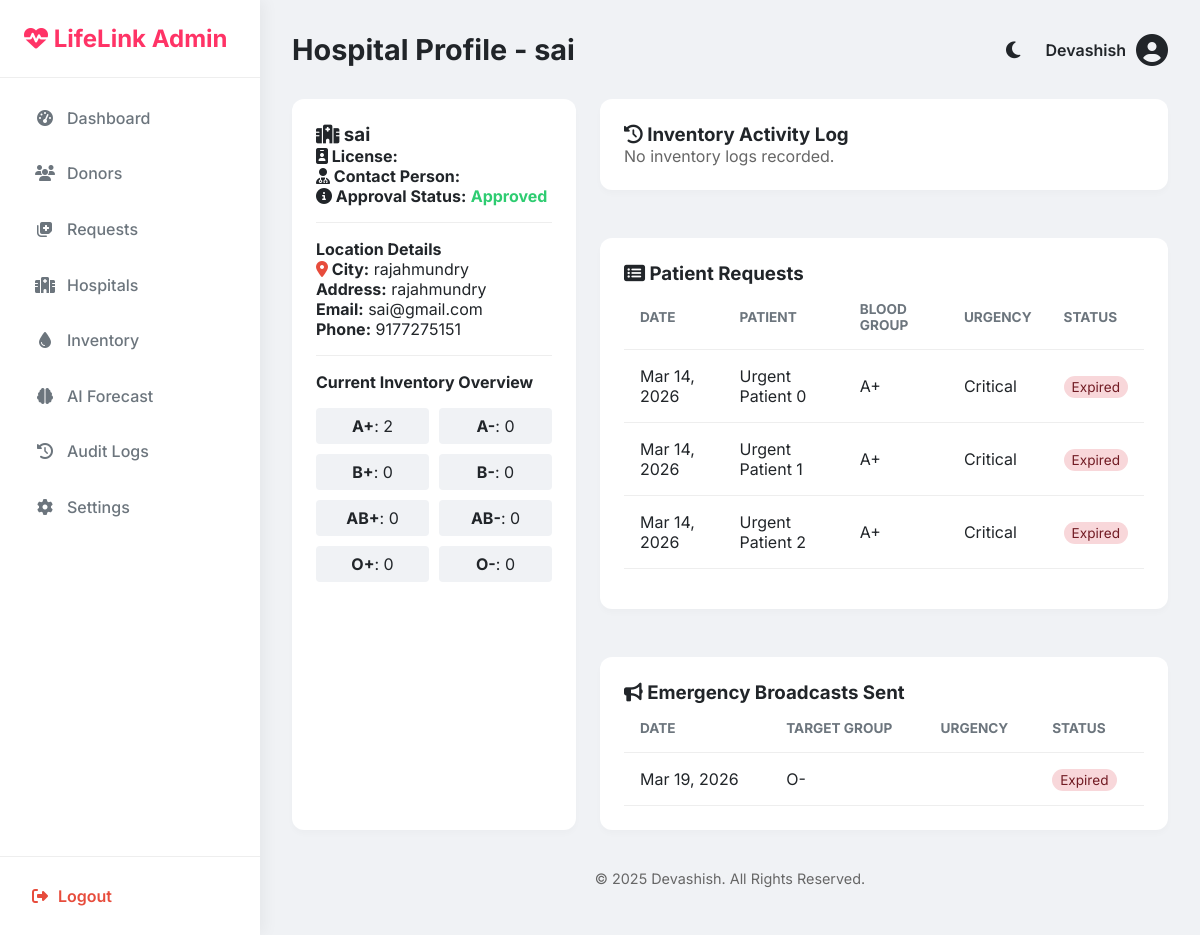
The app's page /admin/hospital/1 (signed in) with its own data.
### models.py (models this page shows, shortened)
class Hospital(UserMixin, db.Model):
    __tablename__ = 'hospitals'
    id = db.Column(db.Integer, primary_key=True)
    name = db.Column(db.String(100), nullable=False)
    email = db.Column(db.String(100), unique=True, nullable=True)
    password_hash = db.Column(db.String(200), nullable=True)
    city = db.Column(db.String(50), nullable=False)
    address = db.Column(db.String(255), nullable=False)
    mobile_number = db.Column(db.String(20), unique=True, nullable=False)
    latitude = db.Column(db.Float, nullable=True)
    longitude = db.Column(db.Float, nullable=True)
    blood_stock = db.Column(db.JSON, default={})
    is_approved = db.Column(db.Boolean, default=True)

class Admin(UserMixin, db.Model):
    __tablename__ = 'admins'
    id = db.Column(db.Integer, primary_key=True)
    username = db.Column(db.String(50), unique=True, nullable=False)
    password_hash = db.Column(db.String(200), nullable=False)
    role = db.Column(db.String(20), default='SuperAdmin')

class User(UserMixin, db.Model):
    __tablename__ = 'users'
    id = db.Column(db.Integer, primary_key=True)
    full_name = db.Column(db.String(100), nullable=False)
    email = db.Column(db.String(100), nullable=True) # Optional for existing users
    mobile_number = db.Column(db.String(15), unique=True, nullable=False)
    password_hash = db.Column(db.String(200), nullable=False)
    blood_group = db.Column(db.String(5), nullable=False)
    age = db.Column(db.Integer, nullable=False)
    city = db.Column(db.String(50), nullable=False)
    latitude = db.Column(db.Float, nullable=False)
    longitude = db.Column(db.Float, nullable=False)
    language = db.Column(db.String(10), default='en')
    bp = db.Column(db.Boolean, default=False)
    sugar = db.Column(db.Boolean, default=False)
    heart_disease = db.Column(db.Boolean, default=False)
    asthma = db.Column(db.Boolean, default=False)
    smoking = db.Column(db.Boolean, default=False)
    drinking = db.Column(db.Boolean, default=False)
    gender = db.Column(db.String(10), default='Male')
    weight = db.Column(db.Float, nullable=True)
    hemoglobin = db.Column(db.Float, nullable=True)
    pulse_rate = db.Column(db.Integer, nullable=True)
    systolic_bp = db.Column(db.Integer, nullable=True)
    diastolic_bp = db.Column(db.Integer, nullable=True)
    sugar_level = db.Column(db.Integer, nullable=True) # mg/dL
    is_pregnant = db.Column(db.Boolean, default=False)
    is_breastfeeding = db.Column(db.Boolean, default=False)
    menstrual_cycle_safe = db.Column(db.Boolean, default=True)
    last_donation_date = db.Column(db.Date, nullable=True)
    is_available = db.Column(db.Boolean, default=True)
    is_approved = db.Column(db.Boolean, default=True) # Admin approval
    qr_code_data = db.Column(db.String(500), nullable=True) # Data for QR ID
    created_at = db.Column(db.DateTime, default=datetime.utcnow)
    last_active = db.Column(db.DateTime, nullable=True)
    is_online = db.Column(db.Boolean, default=False)
    failed_login_attempts = db.Column(db.Integer, default=0)
    is_locked = db.Column(db.Boolean, default=False)
    reputation_score = db.Column(db.Float, default=100.0) # 0-100
    risk_score = db.Column(db.Float, default=0.0)

class BloodRequest(db.Model):
    __tablename__ = 'blood_requests'
    id = db.Column(db.Integer, primary_key=True)
    requester_id = db.Column(db.Integer, db.ForeignKey('users.id'), nullable=True)
    patient_name = db.Column(db.String(100), nullable=False)
    blood_group = db.Column(db.String(5), nullable=False)
    hospital_name = db.Column(db.String(100), nullable=False)
    hospital_location = db.Column(db.String(255), nullable=True)
    req_latitude = db.Column(db.Float, nullable=False)
    req_longitude = db.Column(db.Float, nullable=False)
    urgency_level = db.Column(db.String(20), default='Medium')
    contact_number = db.Column(db.String(15), nullable=False)
    status = db.Column(db.String(20), default='Pending') # Pending, Fulfilled, Cancelled, Expired
    fulfilled_by_id = db.Column(db.Integer, db.ForeignKey('users.id'), nullable=True)
    expiry_days = db.Column(db.Integer, default=5)
    expiry_at = db.Column(db.DateTime, nullable=True)
    created_at = db.Column(db.DateTime, default=datetime.utcnow)
    requester = db.relationship('User', foreign_keys=[requester_id], backref='requests')
    fulfilled_by = db.relationship('User', foreign_keys=[fulfilled_by_id], backref='fulfilled_requests')

class HospitalBroadcast(db.Model):
    __tablename__ = 'hospital_broadcasts'
    id = db.Column(db.Integer, primary_key=True)
    hospital_id = db.Column(db.Integer, db.ForeignKey('hospitals.id'), nullable=False)
    blood_group = db.Column(db.String(5), nullable=False)
    quantity = db.Column(db.Integer, default=1)
    urgency = db.Column(db.String(20), default='High')
    status = db.Column(db.String(20), default='Active') # Active, Accepted, Expired
    accepted_by_id = db.Column(db.Integer, db.ForeignKey('hospitals.id'), nullable=True)
    created_at = db.Column(db.DateTime, default=datetime.utcnow)
    expires_at = db.Column(db.DateTime, nullable=False)

### app.py (the view)
@app.route('/admin/hospital/<int:hospital_id>')
@login_required
def admin_hospital_profile(hospital_id):
    if not isinstance(current_user, Admin): return "Unauthorized", 403
    hospital = Hospital.query.get_or_404(hospital_id)
    inventory_logs = InventoryHistory.query.filter_by(hospital_id=hospital.id).order_by(InventoryHistory.date.desc()).all()
    requests = BloodRequest.query.filter_by(hospital_name=hospital.name).order_by(BloodRequest.created_at.desc()).all()
    broadcasts = HospitalBroadcast.query.filter_by(hospital_id=hospital.id).order_by(HospitalBroadcast.created_at.desc()).all()
    active_bags = BloodBag.query.filter_by(hospital_id=hospital.id, status='Available').all()
    return render_template('admin/hospital_profile.html',
                           hospital=hospital,
                           inventory_logs=inventory_logs,
                           requests=requests,
                           broadcasts=broadcasts,
                           active_bags=active_bags)

### templates/admin/hospital_profile.html
{% extends 'admin/base.html' %}
{% block title %}Hospital Profile - {{ hospital.name }}{% endblock %}
{% block content %}
<div class="grid" style="grid-template-columns: 1fr 2fr;">
    <div class="card">
        <h3><i class="fas fa-hospital"></i> {{ hospital.name }}</h3>
        <p><strong><i class="fas fa-id-badge"></i> License:</strong> {{ hospital.license_number }}</p>
        <p><strong><i class="fas fa-user-md"></i> Contact Person:</strong> {{ hospital.contact_person }}</p>
        <p><strong><i class="fas fa-info-circle"></i> Approval Status:</strong>
            {% if hospital.is_approved %}
                <span style="color: #2ecc71; font-weight: bold;">Approved</span>
            {% else %}
                <span style="color: #e74c3c; font-weight: bold;">Pending Approval</span>
            {% endif %}
        </p>
        <hr style="margin: 1rem 0; border: none; border-bottom: 1px solid var(--border-color);">
        <h4>Location Details</h4>
        <p><strong><i class="fas fa-map-marker-alt" style="color: #e74c3c;"></i> City:</strong> {{ hospital.city }}</p>
        <p><strong>Address:</strong> {{ hospital.address }}</p>
        <p><strong>Email:</strong> {{ hospital.email }}</p>
        <p><strong>Phone:</strong> {{ hospital.mobile_number }}</p>
        <hr style="margin: 1rem 0; border: none; border-bottom: 1px solid var(--border-color);">
        <h4>Current Inventory Overview</h4>
        <div style="display: grid; grid-template-columns: repeat(2, 1fr); gap: 10px; margin-top: 1rem;">
            {% set bg_list = ['A+', 'A-', 'B+', 'B-', 'AB+', 'AB-', 'O+', 'O-'] %}
            {% for bg in bg_list %}
            <div style="background: var(--bg-color); padding: 0.5rem; border-radius: 4px; text-align: center;">
                <strong>{{ bg }}</strong>:
                {% set count = namespace(value=0) %}
                {% for bag in active_bags %}
                    {% if bag.blood_group == bg %}
                        {% set count.value = count.value + bag.quantity %}
                    {% endif %}
                {% endfor %}
                {{ count.value }}
            </div>
            {% endfor %}
        </div>
    </div>
    <div style="display: flex; flex-direction: column; gap: 1.5rem;">
        <div class="card">
            <h3><i class="fas fa-history"></i> Inventory Activity Log</h3>
            {% if inventory_logs %}
            <div style="max-height: 300px; overflow-y: auto;">
                <table class="table" style="width: 100%;">
                    <thead>
                        <tr>
                            <th>Date</th>
                            <th>Action</th>
                            <th>Blood Group</th>
                            <th>Quantity</th>
                        </tr>
                    </thead>
                    <tbody>
                        {% for log in inventory_logs %}
                        <tr>
                            <td>{{ log.date.strftime('%b %d, %Y') }}</td>
                            <td>
                                {% set action_color = '#2ecc71' if log.action == 'Added' else ('#3498db' if log.action == 'Used' else '#e74c3c') %}
                                <span style="font-weight: bold; color: {{ action_color }};">
                                    {{ log.action }}
                                </span>
                            </td>
                            <td>{{ log.blood_group }}</td>
                            <td>{{ log.quantity }}</td>
                        </tr>
                        {% endfor %}
                    </tbody>
                </table>
            </div>
            {% else %}
            <p style="color: #666;">No inventory logs recorded.</p>
            {% endif %}
        </div>
        <div class="card">
            <h3><i class="fas fa-list-alt"></i> Patient Requests</h3>
            {% if requests %}
            <div style="max-height: 300px; overflow-y: auto;">
                <table class="table" style="width: 100%;">
                    <thead>
                        <tr>
                            <th>Date</th>
                            <th>Patient</th>
                            <th>Blood Group</th>
                            <th>Urgency</th>
                            <th>Status</th>
                        </tr>
                    </thead>
                    <tbody>
                        {% for r in requests %}
                        <tr>
                            <td>{{ r.created_at.strftime('%b %d, %Y') }}</td>
                            <td>{{ r.patient_name }}</td>
                            <td>{{ r.blood_group }}</td>
                            <td>{{ r.urgency_level }}</td>
                            <td>
                                {% set status_bg, status_color = ('#d4edda', '#155724') if r.status == 'Fulfilled' else (('#fff3cd', '#856404') if r.status == 'Pending' else ('#f8d7da', '#721c24')) %}
                                <span style="padding: 3px 8px; border-radius: 12px; font-size: 0.85em; background: {{ status_bg }}; color: {{ status_color }};">
                                    {{ r.status }}
                                </span>
                            </td>
                        </tr>
                        {% endfor %}
                    </tbody>
                </table>
            </div>
            {% else %}
            <p style="color: #666;">No patient requests found.</p>
            {% endif %}
        </div>
        <div class="card">
            <h3><i class="fas fa-bullhorn"></i> Emergency Broadcasts Sent</h3>
            {% if broadcasts %}
            <table class="table" style="width: 100%;">
                <thead>
                    <tr>
                        <th>Date</th>
                        <th>Target Group</th>
                        <th>Urgency</th>
                        <th>Status</th>
                    </tr>
                </thead>
                <tbody>
                    {% for b in broadcasts %}
                    <tr>
                        <td>{{ b.created_at.strftime('%b %d, %Y') }}</td>
                        <td>{{ b.blood_group }}</td>
                        <td>{{ b.urgency_level }}</td>
                        <td>
                            {% set b_bg, b_color = ('#d4edda', '#155724') if b.status == 'Active' else ('#f8d7da', '#721c24') %}
                            <span style="padding: 3px 8px; border-radius: 12px; font-size: 0.85em; background: {{ b_bg }}; color: {{ b_color }};">
                                {{ b.status }}
                            </span>
                        </td>
                    </tr>
                    {% endfor %}
                </tbody>
            </table>
            {% else %}
            <p style="color: #666;">No emergency broadcasts sent by this hospital.</p>
            {% endif %}
        </div>
    </div>
</div>
{% endblock %}

### templates/admin/base.html (shortened to what this page needs)
<!DOCTYPE html>
<html lang="en">
<head>
    <link rel="stylesheet" href="https://cdnjs.cloudflare.com/ajax/libs/font-awesome/6.4.0/css/all.min.css">
    <link rel="stylesheet"
        href="{{ url_for('static', filename='css/admin_style.css') }}?v={{ range(1, 10000) | random }}">
</head>
<body class="admin-body">
    <nav class="sidebar">
        <div class="sidebar-brand">
            <i class="fas fa-heartbeat"></i> LifeLink Admin
        </div>
        <ul class="sidebar-menu">
            <li><a href="{{ url_for('admin_dashboard') }}" class="{{ 'active' if request.endpoint == 'admin_dashboard' else '' }}"><i class="fas fa-tachometer-alt"></i>
                    Dashboard</a></li>
            <li><a href="{{ url_for('admin_donors') }}" class="{{ 'active' if request.endpoint == 'admin_donors' else '' }}"><i class="fas fa-users"></i> Donors</a></li>
            <li><a href="{{ url_for('admin_requests') }}" class="{{ 'active' if request.endpoint == 'admin_requests' else '' }}"><i class="fas fa-notes-medical"></i> Requests</a></li>
            <li><a href="{{ url_for('manage_hospitals') }}" class="{{ 'active' if request.endpoint == 'manage_hospitals' or request.endpoint == 'reset_hospital_password' else '' }}"><i class="fas fa-hospital"></i> Hospitals</a></li>
            <li><a href="{{ url_for('admin_inventory') }}" class="{{ 'active' if request.endpoint == 'admin_inventory' else '' }}"><i class="fas fa-tint"></i> Inventory</a></li>
            <li><a href="{{ url_for('admin_forecast') }}" class="{{ 'active' if request.endpoint == 'admin_forecast' else '' }}"><i class="fas fa-brain"></i> AI Forecast</a></li>
            <li><a href="{{ url_for('admin_audit_logs') }}" class="{{ 'active' if request.endpoint == 'admin_audit_logs' else '' }}"><i class="fas fa-history"></i> Audit Logs</a></li>
            <li><a href="{{ url_for('admin_settings') }}" class="{{ 'active' if request.endpoint == 'admin_settings' else '' }}"><i class="fas fa-cog"></i> Settings</a></li>
        </ul>
        <div class="sidebar-footer">
            <a href="{{ url_for('logout') }}"><i class="fas fa-sign-out-alt"></i> Logout</a>
        </div>
    </nav>
    <main class="main-content">
        <header class="top-bar">
            <h2>{% block title %}Dashboard{% endblock %}</h2>
            <div class="user-info">
                <button class="theme-toggle" id="themeToggle" onclick="toggleTheme()" title="Toggle Dark/Light Mode"
                    style="margin-right: 15px;">
                    <i class="fas fa-moon" id="themeIcon"></i>
                </button>
                <span>{{ current_user.username }}</span>
                <i class="fas fa-user-circle fa-2x"></i>
            </div>
        </header>
        <div class="content-wrapper">
            {% block content %}{% endblock %}
        </div>
        <footer style="text-align: center; padding: 1rem; color: #666; font-size: 0.9rem; margin-top: auto;">
            <p>&copy; 2025 Devashish. All Rights Reserved.</p>
        </footer>
    </main>
</body>
</html>

### records on screen
Hospital: name "sai", city "rajahmundry", address "rajahmundry", email "sai@gmail.com", mobile_number "9177275151"
Admin: username "Devashish"
User: blood_group "AB+", value "0"
BloodRequest: created_at "Mar 14, 2026", patient_name "Urgent Patient 0", blood_group "A+", urgency_level "Critical", status "Expired"
BloodRequest: created_at "Mar 14, 2026", patient_name "Urgent Patient 1", blood_group "A+", urgency_level "Critical", status "Expired"
BloodRequest: created_at "Mar 14, 2026", patient_name "Urgent Patient 2", blood_group "A+", urgency_level "Critical", status "Expired"
HospitalBroadcast: created_at "Mar 19, 2026", blood_group "O-", status "Expired"

### other values on screen
{{ bg }} "A+" "A-" "B+" "B-" "AB-" "O+" "O-"
{{ count.value }} "2" "0" "0" "0" "0" "0" "0"
